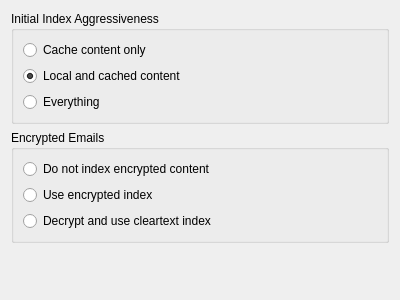
<?xml version="1.0" encoding="UTF-8"?>
<ui version="4.0">
 <class>ConfigDialog</class>
 <widget class="QWidget" name="ConfigDialog">
  <property name="geometry">
   <rect>
    <x>0</x>
    <y>0</y>
    <width>400</width>
    <height>300</height>
   </rect>
  </property>
  <layout class="QVBoxLayout" name="verticalLayout_3">
   <item>
    <widget class="KButtonGroup" name="kcfg_IndexAggressiveness">
     <property name="title">
      <string>Initial Index Aggressiveness</string>
     </property>
     <layout class="QVBoxLayout" name="verticalLayout_4">
      <item>
       <widget class="QRadioButton" name="cachedOnly">
        <property name="text">
         <string>Cache content only</string>
        </property>
       </widget>
      </item>
      <item>
       <widget class="QRadioButton" name="localAndCached">
        <property name="text">
         <string>Local and cached content</string>
        </property>
        <property name="checked">
         <bool>true</bool>
        </property>
       </widget>
      </item>
      <item>
       <widget class="QRadioButton" name="everything">
        <property name="text">
         <string>Everything</string>
        </property>
       </widget>
      </item>
     </layout>
    </widget>
   </item>
   <item>
    <widget class="KButtonGroup" name="kcfg_IndexEncryptedContent">
     <property name="title">
      <string>Encrypted Emails</string>
     </property>
     <property name="current" stdset="0">
      <number>0</number>
     </property>
     <layout class="QVBoxLayout" name="verticalLayout">
      <item>
       <widget class="QRadioButton" name="noIndexing">
        <property name="text">
         <string>Do not index encrypted content</string>
        </property>
       </widget>
      </item>
      <item>
       <widget class="QRadioButton" name="encryptedIndex">
        <property name="text">
         <string>Use encrypted index</string>
        </property>
       </widget>
      </item>
      <item>
       <widget class="QRadioButton" name="cleartextIndex">
        <property name="text">
         <string>Decrypt and use cleartext index</string>
        </property>
       </widget>
      </item>
     </layout>
    </widget>
   </item>
   <item>
    <spacer name="verticalSpacer">
     <property name="orientation">
      <enum>Qt::Vertical</enum>
     </property>
     <property name="sizeHint" stdset="0">
      <size>
       <width>20</width>
       <height>172</height>
      </size>
     </property>
    </spacer>
   </item>
  </layout>
 </widget>
 <customwidgets>
  <customwidget>
   <class>KButtonGroup</class>
   <extends>QGroupBox</extends>
   <header>kbuttongroup.h</header>
   <container>1</container>
  </customwidget>
 </customwidgets>
 <resources/>
 <connections/>
</ui>
